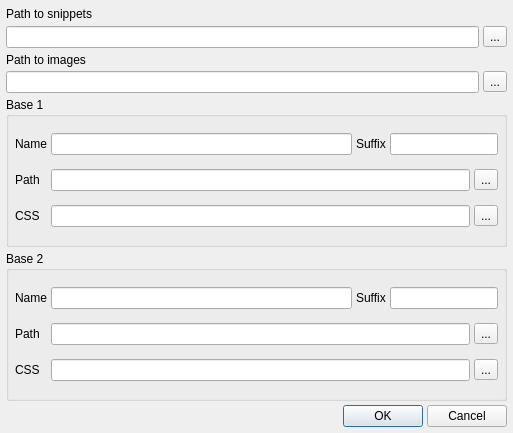
<?xml version="1.0" encoding="UTF-8"?>
<ui version="4.0">
 <class>PrjPropsDlg</class>
 <widget class="QDialog" name="PrjPropsDlg">
  <property name="geometry">
   <rect>
    <x>0</x>
    <y>0</y>
    <width>513</width>
    <height>433</height>
   </rect>
  </property>
  <property name="windowTitle">
   <string>Project properties</string>
  </property>
  <layout class="QGridLayout" name="gridLayout_2">
   <item row="0" column="0">
    <widget class="QLabel" name="label">
     <property name="text">
      <string>Path to snippets</string>
     </property>
    </widget>
   </item>
   <item row="1" column="0" colspan="3">
    <widget class="QLineEdit" name="lineSnippets"/>
   </item>
   <item row="1" column="3">
    <widget class="QToolButton" name="toolSnippets">
     <property name="text">
      <string>...</string>
     </property>
    </widget>
   </item>
   <item row="2" column="0">
    <widget class="QLabel" name="label_4">
     <property name="text">
      <string>Path to images</string>
     </property>
    </widget>
   </item>
   <item row="3" column="0" colspan="3">
    <widget class="QLineEdit" name="lineImages"/>
   </item>
   <item row="3" column="3">
    <widget class="QToolButton" name="toolImages">
     <property name="text">
      <string>...</string>
     </property>
    </widget>
   </item>
   <item row="4" column="0" colspan="4">
    <widget class="QGroupBox" name="groupBox_2">
     <property name="minimumSize">
      <size>
       <width>0</width>
       <height>150</height>
      </size>
     </property>
     <property name="title">
      <string>Base 1</string>
     </property>
     <layout class="QGridLayout" name="gridLayout">
      <item row="0" column="0">
       <widget class="QLabel" name="label_7">
        <property name="text">
         <string>Name</string>
        </property>
       </widget>
      </item>
      <item row="0" column="1">
       <widget class="QLineEdit" name="lineBName1"/>
      </item>
      <item row="0" column="2">
       <widget class="QLabel" name="label_8">
        <property name="text">
         <string>Suffix</string>
        </property>
       </widget>
      </item>
      <item row="0" column="3" colspan="2">
       <widget class="QLineEdit" name="lineBSuffix1"/>
      </item>
      <item row="1" column="0">
       <widget class="QLabel" name="label_6">
        <property name="text">
         <string>Path</string>
        </property>
       </widget>
      </item>
      <item row="1" column="1" colspan="3">
       <widget class="QLineEdit" name="lineBPath1"/>
      </item>
      <item row="1" column="4">
       <widget class="QToolButton" name="toolBPath1">
        <property name="text">
         <string>...</string>
        </property>
       </widget>
      </item>
      <item row="2" column="0">
       <widget class="QLabel" name="label_5">
        <property name="text">
         <string>CSS</string>
        </property>
       </widget>
      </item>
      <item row="2" column="1" colspan="3">
       <widget class="QLineEdit" name="lineBCSS1"/>
      </item>
      <item row="2" column="4">
       <widget class="QToolButton" name="toolBCSS1">
        <property name="text">
         <string>...</string>
        </property>
       </widget>
      </item>
     </layout>
    </widget>
   </item>
   <item row="5" column="0" colspan="4">
    <widget class="QGroupBox" name="groupBox_3">
     <property name="minimumSize">
      <size>
       <width>0</width>
       <height>150</height>
      </size>
     </property>
     <property name="title">
      <string>Base 2</string>
     </property>
     <layout class="QGridLayout" name="gridLayout_4">
      <property name="leftMargin">
       <number>6</number>
      </property>
      <property name="topMargin">
       <number>6</number>
      </property>
      <property name="rightMargin">
       <number>6</number>
      </property>
      <property name="bottomMargin">
       <number>6</number>
      </property>
      <property name="spacing">
       <number>4</number>
      </property>
      <item row="0" column="0">
       <widget class="QLabel" name="label_9">
        <property name="text">
         <string>Name</string>
        </property>
       </widget>
      </item>
      <item row="0" column="1">
       <widget class="QLineEdit" name="lineBName2"/>
      </item>
      <item row="0" column="2">
       <widget class="QLabel" name="label_10">
        <property name="text">
         <string>Suffix</string>
        </property>
       </widget>
      </item>
      <item row="0" column="3" colspan="2">
       <widget class="QLineEdit" name="lineBSuffix2"/>
      </item>
      <item row="1" column="0">
       <widget class="QLabel" name="label_11">
        <property name="text">
         <string>Path</string>
        </property>
       </widget>
      </item>
      <item row="1" column="1" colspan="3">
       <widget class="QLineEdit" name="lineBPath2"/>
      </item>
      <item row="1" column="4">
       <widget class="QToolButton" name="toolBPath2">
        <property name="text">
         <string>...</string>
        </property>
       </widget>
      </item>
      <item row="2" column="0">
       <widget class="QLabel" name="label_12">
        <property name="text">
         <string>CSS</string>
        </property>
       </widget>
      </item>
      <item row="2" column="1" colspan="3">
       <widget class="QLineEdit" name="lineBCSS2"/>
      </item>
      <item row="2" column="4">
       <widget class="QToolButton" name="toolBCSS2">
        <property name="text">
         <string>...</string>
        </property>
       </widget>
      </item>
     </layout>
    </widget>
   </item>
   <item row="6" column="0">
    <spacer name="horizontalSpacer">
     <property name="orientation">
      <enum>Qt::Horizontal</enum>
     </property>
     <property name="sizeHint" stdset="0">
      <size>
       <width>333</width>
       <height>20</height>
      </size>
     </property>
    </spacer>
   </item>
   <item row="6" column="1">
    <widget class="QPushButton" name="pushOk">
     <property name="text">
      <string>OK</string>
     </property>
    </widget>
   </item>
   <item row="6" column="2" colspan="2">
    <widget class="QPushButton" name="pushCancel">
     <property name="text">
      <string>Cancel</string>
     </property>
    </widget>
   </item>
  </layout>
 </widget>
 <layoutdefault spacing="4" margin="6"/>
 <resources/>
 <connections/>
</ui>
